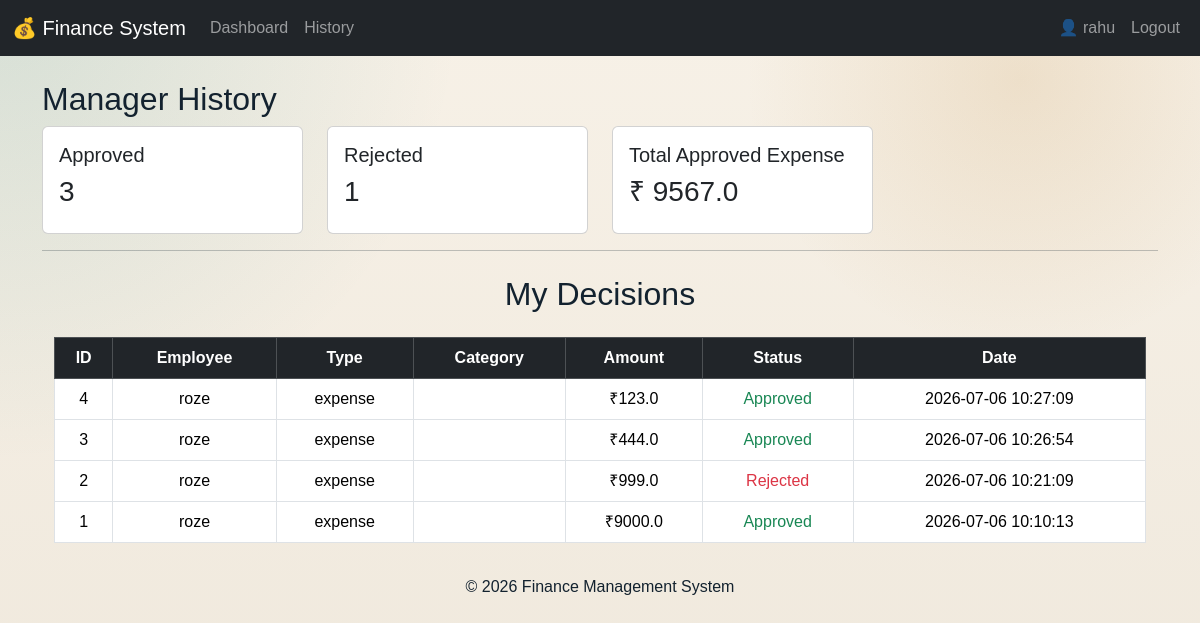
Screenshot of /manager/history (signed in) with the database file from the repository.
### tables this page shows
CREATE TABLE transactions (
    id INTEGER PRIMARY KEY AUTOINCREMENT,
    user_id INTEGER NOT NULL,
    customer_id INTEGER,
    amount REAL NOT NULL,
    type TEXT CHECK(type IN ('income', 'expense')) NOT NULL,
    category TEXT,
    description TEXT,
    proof TEXT,
    status TEXT CHECK(status IN ('pending', 'approved', 'rejected')) DEFAULT 'pending',
    approved_by INTEGER,
    created_at TIMESTAMP DEFAULT CURRENT_TIMESTAMP,

    FOREIGN KEY (user_id) REFERENCES users(id),
    FOREIGN KEY (customer_id) REFERENCES customers(id),
    FOREIGN KEY (approved_by) REFERENCES users(id)
);

CREATE TABLE users (
    id INTEGER PRIMARY KEY AUTOINCREMENT,
    name TEXT NOT NULL,
    email TEXT UNIQUE NOT NULL,
    password TEXT NOT NULL,
    role TEXT CHECK(role IN ('admin', 'manager', 'employee')) NOT NULL,
    manager_id INTEGER,
    FOREIGN KEY (manager_id) REFERENCES users(id));

### app.py (the view)
@app.route("/manager/history")
def history():
    manager_id =session.get("user_id")
    conn = get_db_connection()
    rejected_c = conn.execute(""" select count(*) from transactions WHERE status = 'rejected' and approved_by = ? """, (manager_id,)).fetchone()[0]
    approved_c = conn.execute(""" select count(*) from transactions WHERE status = 'approved' and approved_by = ? """, (manager_id,)).fetchone()[0]
    total_expense = conn.execute(""" select SUM(amount) from transactions WHERE status = 'approved' AND approved_by = ? """, (manager_id,)).fetchone()[0]
    transactions = conn.execute("""
        SELECT t.*,u.name AS employee_name FROM transactions t LEFT JOIN users u ON t.user_id = u.id WHERE t.approved_by = ? AND t.status IN ('approved', 'rejected') ORDER BY t.created_at DESC """, (manager_id,)).fetchall()
    conn.close()
    return render_template(
    "manager/history.html",
    approvedCount=approved_c,
    rejectedCount=rejected_c,
    totalExpense=total_expense,
    transactions=transactions
)

### app.py (called while the page is built)
def get_db_connection():
    conn = sqlite3.connect("finance.db")
    conn.row_factory = sqlite3.Row
    return conn

### templates/manager/history.html (shortened to what this page needs)
{% extends "layout.html" %}
{% block main %}
<h2>Manager History</h2>
<div class="row">
    <div class="col-md-3">
        <div class="card p-3">
            <h5>Approved</h5>
            <h3>{{approvedCount }}</h3>
        </div>
    </div>
    <div class="col-md-3">
        <div class="card p-3">
            <h5>Rejected</h5>
            <h3>{{rejectedCount }}</h3>
        </div>
    </div>
    <div class="col-md-3">
        <div class="card p-3">
            <h5>Total Approved Expense</h5>
            <h3>₹ {{totalExpense or 0 }}</h3>
        </div>
    </div>
</div>
<hr>
<div class="container mt-4">
    <h2 class="text-center mb-4">My Decisions</h2>
    <table class="table table-bordered text-center">
        <thead class="table-dark">
            <tr>
                <th>ID</th>
                <th>Employee</th>
                <th>Type</th>
                <th>Category</th>
                <th>Amount</th>
                <th>Status</th>
                <th>Date</th>
            </tr>
        </thead>
        <tbody>
            {% for t in transactions %}
            <tr>
                <td>{{ t.id }}</td>
                <td>{{ t.employee_name }}</td>
                <td>{{ t.type }}</td>
                <td>{{ t.category }}</td>
                <td>₹{{ t.amount }}</td>
                <td>
                    {% if t.status == "approved" %}
                        <span class="text-success">Approved</span>
                    {% else %}
                        <span class="text-danger">Rejected</span>
                    {% endif %}
                </td>
                <td>{{ t.created_at }}</td>
            </tr>
            {% endfor %}
        </tbody>
    </table>
</div>
{% endblock %}

### static/styles.css (style rules this page uses)
:root { --bg: #f3eee6; --bg-soft: #fbf7f2; --surface: rgba(255, 255, 255, 0.82); --surface-strong: rgba(255, 255, 255, 0.94); --ink: #13222f; --ink-soft: #5f7080; --line: rgba(19, 34, 47, 0.1); --navy: #16324f; --teal: #0f766e; --amber: #b7791f; --danger: #b4534b; --success: #2f855a; --shadow: 0 22px 50px rgba(17, 32, 49, 0.12); }
* { box-sizing: border-box; }
html { min-height: 100%; }
body { margin: 0; min-height: 100vh; font-family: "IBM Plex Sans", sans-serif; color: var(--ink); background: radial-gradient(circle at top left, rgba(15, 118, 110, 0.14), transparent 32%), radial-gradient(circle at 85% 10%, rgba(183, 121, 31, 0.14), transparent 22%), linear-gradient(180deg, #f7f1e7 0%, #efe8dc 100%); }

### rows the page displays
transactions: id "4", employee_name "roze", type "expense", amount "123.0", status "Approved", created_at "2026-07-06 10:27:09"
transactions: id "3", employee_name "roze", type "expense", amount "444.0", status "Approved", created_at "2026-07-06 10:26:54"
transactions: id "2", employee_name "roze", type "expense", amount "999.0", status "Rejected", created_at "2026-07-06 10:21:09"
transactions: id "1", employee_name "roze", type "expense", amount "9000.0", status "Approved", created_at "2026-07-06 10:10:13"

### other values shown
{{ session.get("user_name") }} "rahu"
{{ approvedCount }} "3"
{{ rejectedCount }} "1"
{{ totalExpense or 0 }} "9567.0"
